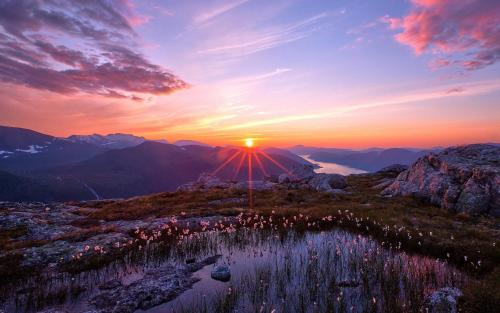
//> input picture VS_test/fj1.jpeg, 500 x 313 px
$ ./alpha_weight   (built with g++ and OpenCV 4)
//> lines starting //> are read from the running program, lines starting //| are printed output that depends on the picture
#include<iostream>
#include<opencv2/opencv.hpp>

using namespace std;
using namespace cv;

int alpha=10;
int max_alpha=100;
Mat src1;
Mat src2;
Mat roi;
Mat dst;
char barname[50];
void onchange(int,void*);
int main()
{
    src1=imread("fj1.jpeg");
//> src1 is the input picture: 313 rows x 500 cols, CV_8UC3; mean B, G, R 115.4, 92.4, 119.9
    src2=imread("fj2.jpg");
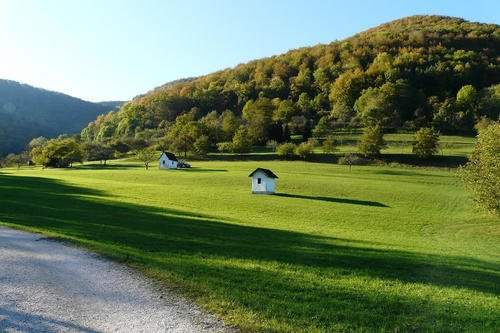
//> input picture VS_test/fj2.jpg, 500 x 333 px
//> src2 is the input picture: 333 rows x 500 cols, CV_8UC3; mean B, G, R 87.2, 124.4, 106.6
    imshow("1",src1);
    imshow("2",src2);
    cout<<src1.rows<<" "<<src1.cols<<endl;
//| 313 500
    cout<<src2.rows<<" "<<src2.cols<<endl;
//| 333 500
    if(src1.rows==src2.rows && src1.cols==src2.cols)
        roi=src1;
    else{
        resize(src1,roi,Size(),(double)src2.cols/src1.cols,(double)src2.rows/src1.rows);
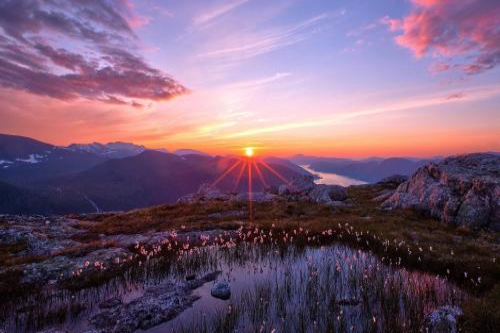
//> roi: 333 rows x 500 cols, CV_8UC3; mean B, G, R 115.3, 92.3, 119.8
        //src1变成src2的尺寸

        //roi=src2(Range(0,src1.rows),Range(0,src1.cols));
        //因为线性混合的时候需要两个源图像尺寸相同，所以这里用roi的方式去一个区域
    }


    namedWindow("mixed",WINDOW_AUTOSIZE);

    sprintf(barname,"alpha value:%d",alpha);
    createTrackbar(barname,"mixed",&alpha,max_alpha,onchange);
    onchange(0,0);

    waitKey(0);
    return 0;
}
void onchange(int,void*)
{
    addWeighted(roi,(double)alpha/max_alpha,src2,(double)1-alpha/max_alpha,0,dst);
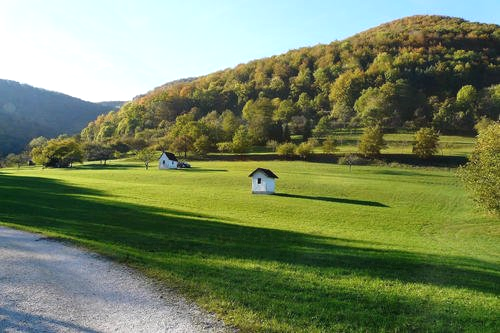
//> dst: 333 rows x 500 cols, CV_8UC3; mean B, G, R 95.7, 132.5, 118.4
    imshow("mixed",dst);
    cout<<"当前alpha的值＝"<<(double)getTrackbarPos(barname,"mixed")/100<<endl;
    //获得当前轨迹条的位置　int
}
